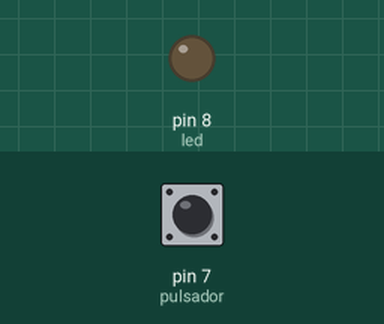
A sketch run on a simulated Arduino Uno, built with avr-gcc and run on an emulated ATmega328P. Parts: output pins drawn as LEDs (lit = HIGH). The inputs (shaded band) are chosen by the test bench; at power-on: pin 7 (pulsador) HIGH.

Above: at 1.2 s.
1.3 s: pin 7 (pulsador) pulled LOW for 0.15 s
At 2.5 s:
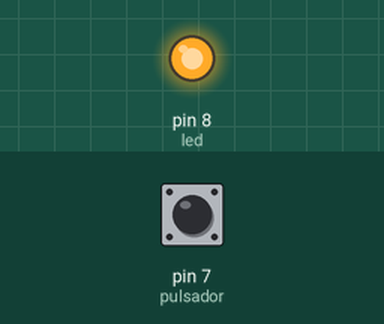
2.9 s: pin 7 (pulsador) pulled LOW for 1 s
At 4.9 s:
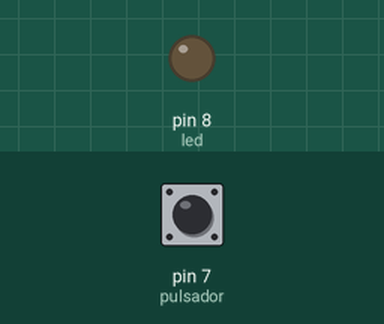
5.4 s: pin 7 (pulsador) pulled LOW for 3.2 s
At 9.7 s:
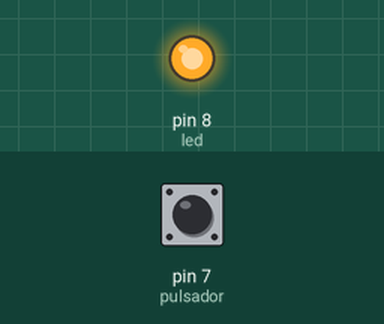
Timing chart, 0 to 11.2 s (numbered marks = the images above; inputs shaded):
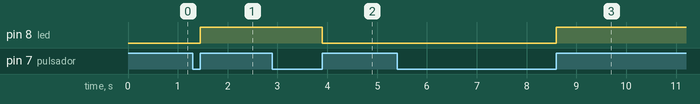

The sketch:

LED_PULSADOR_2.ino
```cpp
int led=8;
int pulsador=7;
int estado=LOW;
void setup() {
pinMode(led,OUTPUT);
pinMode(pulsador,INPUT);
digitalWrite(led,1);
}
void loop() {
while(digitalRead(pulsador)==LOW);
estado=digitalRead(led);
digitalWrite(led, !estado);
while(digitalRead(pulsador)==HIGH);
}
```

Measured:
- after the input at 1.3 s, pin 8 (led): LOW → HIGH after 0.15 s
- after the input at 2.9 s, pin 8 (led): HIGH → LOW after 1.0 s
- after the input at 5.4 s, pin 8 (led): LOW → HIGH after 3.2 s
